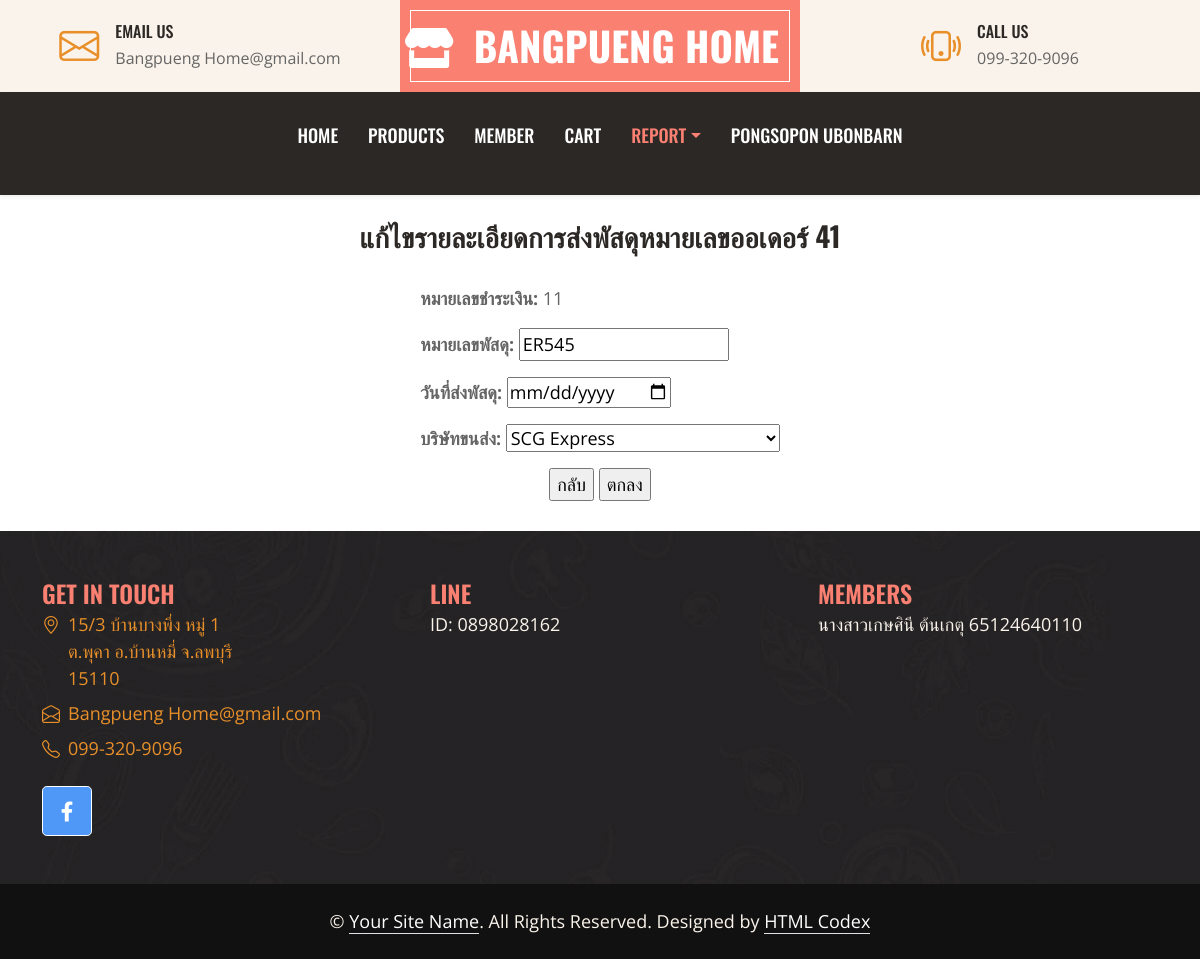
Page /upd.php?d_id=ER545 (signed in) on the committed database.
### tables this page shows
CREATE TABLE `deliverly` (
  `d_id` varchar(20) NOT NULL,
  `pay_id` text NOT NULL,
  `d_date` varchar(20) NOT NULL,
  `t_id` varchar(20) NOT NULL
);

CREATE TABLE `payb` (
  `pay_id` int(11) NOT NULL,
  `o_id` int(11) NOT NULL,
  `pay_date` varchar(20) NOT NULL,
  `pay_time` varchar(20) NOT NULL,
  `pay_img` varchar(200) NOT NULL
);

### upd.php (the view, shortened to what this page needs)
<?php
if (!$_SESSION["userID"]){
	  Header("Location: login.php");
}else { ?>
<!DOCTYPE html>
<html lang="en">
<head>
    <link href="https://cdnjs.cloudflare.com/ajax/libs/font-awesome/5.10.0/css/all.min.css" rel="stylesheet">
    <link href="https://cdn.jsdelivr.net/npm/bootstrap-icons@1.4.1/font/bootstrap-icons.css" rel="stylesheet">
    <link href="lib/owlcarousel/assets/owl.carousel.min.css" rel="stylesheet">
    <link href="css/bootstrap.min.css" rel="stylesheet">
    <link href="css/style.css" rel="stylesheet">
</head>
<body>
    <div class="container-fluid px-0 d-none d-lg-block">
        <div class="row gx-0">
            <div class="col-lg-4 text-center bg-secondary py-3">
                <div class="d-inline-flex align-items-center justify-content-center">
                    <i class="bi bi-envelope fs-1 text-primary me-3"></i>
                    <div class="text-start">
                        <h6 class="text-uppercase mb-1">Email Us</h6>
                        <span>Bangpueng Home@gmail.com</span>
                    </div>
                </div>
            </div>
<div class="col-lg-4 text-center bg-custom-color border-inner py-3">
    <div class="d-inline-flex align-items-center justify-content-center">
        <a href="index.html" class="navbar-brand">
            <h1 class="m-0 text-uppercase text-white"><i class="fas fa-store"></i>&nbsp;&nbsp;Bangpueng Home</h1>
        </a>
    </div>
</div>
            <div class="col-lg-4 text-center bg-secondary py-3">
                <div class="d-inline-flex align-items-center justify-content-center">
                    <i class="bi bi-phone-vibrate fs-1 text-primary me-3"></i>
                    <div class="text-start">
                        <h6 class="text-uppercase mb-1">Call Us</h6>
                        <span>099-320-9096</span>
                    </div>
                </div>
            </div>
        </div>
    </div>
    <nav class="navbar navbar-expand-lg bg-dark navbar-dark shadow-sm py-3 py-lg-0 px-3 px-lg-0">
        <div class="collapse navbar-collapse" id="navbarCollapse">
            <div class="navbar-nav ms-auto mx-lg-auto py-0">
                <a href="indexa.php" class="nav-item nav-link">Home</a>
                <a href="listp_records.php" class="nav-item nav-link">Products</a>
                <a href="list_records.php" class="nav-item nav-link">Member</a>
                <a href="ca.php" class="nav-item nav-link">Cart</a>
                <div class="nav-item dropdown">
                    <a href="#" class="nav-link dropdown-toggle active" data-bs-toggle="dropdown">Report</a>
                    </div>
                <p class="nav-item nav-link"> <?php echo ($_SESSION['user']);?></p>
            </div>
        </div>
    </nav>
<?php
$d_id=$_GET['d_id'];
$sql="SELECT * FROM deliverly
INNER JOIN payb
ON deliverly.pay_id=payb.pay_id
WHERE d_id='$d_id'";
$result=mysql_query($sql);
$rows=mysql_fetch_array($result);
?>
<center>
<br><h3><strong>แก้ไขรายละเอียดการส่งพัสดุหมายเลขออเดอร์ <? echo $rows['o_id']; ?></strong></h3><br>
<form name="form1" method="POST" action="upd_ac.php">
<label align="left">
<p><font size = "4"><strong>หมายเลขชำระเงิน: </strong><input name="pay_id" type="hidden" id="pay_id" value="<? echo $rows['pay_id']; ?>"><? echo $rows['pay_id']; ?></p>
<p><font size = "4"><strong>หมายเลขพัสดุ: </strong><input name="d_id" type="text" id="d_id" value="<? echo $rows['d_id']; ?>"></p>
<p><font size = "4"><strong>วันที่ส่งพัสดุ: </strong><input name="d_date" type="date" id="d_date" value="<? echo $rows['d_date']; ?>"></p>
<p><font size = "4"><strong>บริษัทขนส่ง: </strong>
<select name=t_id>
			<option value="scg">SCG Express</option>
		</select>
</label>
<br>
<center>
    <a href='report5.php'><input type="button" name="back" value="กลับ">
    <input type="submit" name="Submit" value="ตกลง">
</center>
</form>
</center>
<div class="container-fluid bg-img text-secondary" style="margin-top: 30px">
        <div class="container">
            <div class="row gx-5">
                <div class="col-lg-12 col-md-6">
                    <div class="row gx-5">
                        <div class="col-lg-4 col-md-10 pt-5 mb-5">
                             <h4 style="color: salmon; text-transform: uppercase; margin-bottom: 4px;">Get In Touch</h4>
                            <div class="d-flex mb-2">
                                <i class="bi bi-geo-alt text-primary me-2"></i>
                                <p class="mb-0">15/3 บ้านบางพึ่ง หมู่ 1 <br> ต.พุคา อ.บ้านหมี่ จ.ลพบุรี <br> 15110</p>
                            </div>
                            <div class="d-flex mb-2">
                                <i class="bi bi-envelope-open text-primary me-2"></i>
                                <p class="mb-0">Bangpueng Home@gmail.com</p>
                            </div>
                            <div class="d-flex mb-2">
                                <i class="bi bi-telephone text-primary me-2"></i>
                                <p class="mb-0">099-320-9096</p>
                            </div>
                            <div class="d-flex mt-4">
                                <a class="btn btn-lg btn-custom-color btn-lg-square " href="https://web.facebook.com/OTOPBANGPHUNG" style="color: white;" ><i class="fab fa-facebook-f fw-normal"></i></a>
                            </div>
                        </div>
                        <div class="col-lg-4 col-md-12 pt-0 pt-lg-5 mb-5">
                            <h4 style="color: salmon; text-transform: uppercase; margin-bottom: 4px;">Line</h4>
                            <p>ID: 0898028162</p>
                        </div>
                        <div class="col-lg-4 col-md-12 pt-0 pt-lg-5 mb-5">
                            <h4 style="color: salmon; text-transform: uppercase; margin-bottom: 4px;">Members</h4>
                            <p>นางสาวเกษศินี ต้นเกตุ 65124640110</p>
                        </div>
                    </div>
                </div>
            </div>
        </div>
    </div>
    <div class="container-fluid text-secondary py-4" style="background: #111111;">
        <div class="container text-center">
            <p class="mb-0">&copy; <a class="text-white border-bottom" href="#">Your Site Name</a>. All Rights Reserved. Designed by <a class="text-white border-bottom" href="https://htmlcodex.com">HTML Codex</a></p>
        </div>
    </div>
</body>
</html>
<?php }?>

### css/style.css (style rules this page uses)
:root { --primary: salmon; --secondary: #FAF3EB; --light: #FFFFFF; --dark: #2B2825; }
h1, h2, .font-weight-bold { font-weight: 700 !important; }
h3, h4, .font-weight-semi-bold { font-weight: 600 !important; }
h5, h6, .font-weight-medium { font-weight: 500 !important; }
.btn { font-family: 'Oswald', sans-serif; font-weight: 600; transition: .5s; }
.border-inner { position: relative; }
.border-inner * { position: relative; z-index: 1; }
.border-inner::before { position: absolute; content: ""; top: 10px; right: 10px; bottom: 10px; left: 10px; background: none; border: 1px solid var(--light); z-index: 0; }
.btn-lg-square { width: 50px; height: 50px; }
.btn-square, .btn-sm-square, .btn-lg-square { padding-left: 0; padding-right: 0; text-align: center; }
.navbar-dark .navbar-nav .nav-link { font-family: 'Oswald', sans-serif; padding: 30px 15px; font-size: 18px; font-weight: 500; text-transform: uppercase; color: var(--light); outline: none; transition: .5s; }
.navbar-dark .navbar-nav .nav-link:hover, .navbar-dark .navbar-nav .nav-link.active { color: var(--primary); }
.bg-custom-color { background-color:salmon; border-color:white; }
.btn-custom-color { background-color:rgb(79, 152, 248); border-color:white; }
.bg-img { background: linear-gradient(rgba(43, 40, 37, .5), rgba(43, 40, 37, .5)), url(../img/bg.jpg) center center no-repeat; background-size: cover; }

### rows in the picture
deliverly: pay.o_id "41", pay.pay_id "11", d_id "ER545"

### other values in the picture
$_SESSION['user'] "PONGSOPON UBONBARN"
